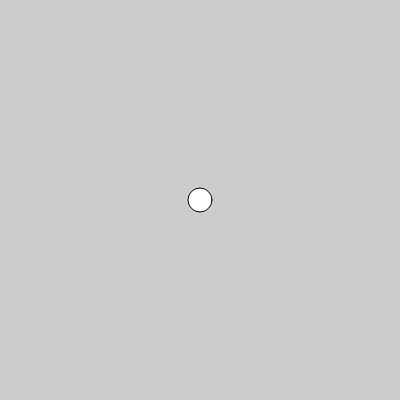
Frame 1 (no input)
Frame 60 (no input): identical to frame 1, image omitted
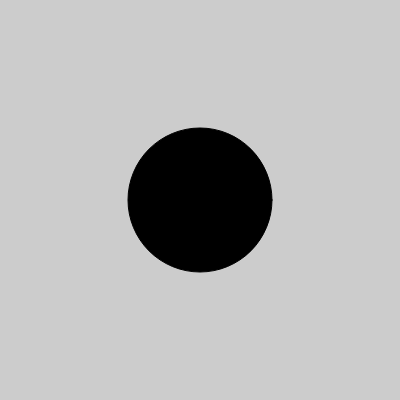
Frame 120 (the mouse pressed at the canvas centre since frame 60)

The p5.js sketch that drew these frames (run headless with seeded random() and noise() and a simulated clock; from frame 60 on, the mouse is pressed at the canvas centre):

// p5.js sketch
// ── sketch.js
//Nearest Neighbor, 2017
//using dist funtion to make a round button

var x = 200;
var y = 200;
var radius = 12;

function setup() {
  createCanvas(400, 400);
  ellipseMode(RADIUS);
}

function draw() {
  background(204);
  //dist() function to get the dis- tance from the center of the circle to the cursor
  // test to see if that distance is less than the radius of the circle
  var d = dist(mouseX, mouseY, x, y);
  //when dist is less than the radius
  // and When the mouse is pressed, the state of the button is toggled. 
  if (d < radius && mouseIsPressed) {
    radius++; //incrament the radius by 1 
    fill(0);
  } else {
    fill(255);
  }
  ellipse(x, y, radius, radius);
}
